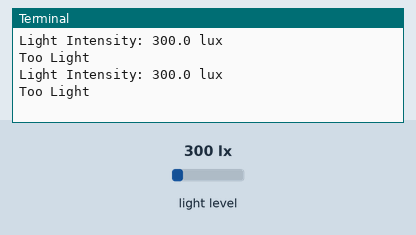
This program was run on a simulated Raspberry Pi (BCM pin numbers). Parts: the last lines printed to the terminal. The inputs (shaded band) are chosen by the test bench; at power-on: light level 300 lx.

Above: at 1.2 s.
1.3 s: light level set to 28 lx
At 2.6 s:
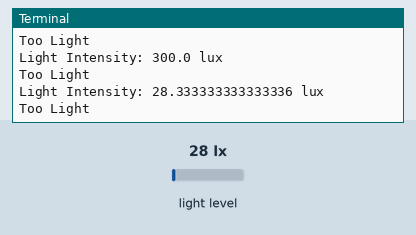
2.8 s: light level set to 22 lx
At 3.8 s:
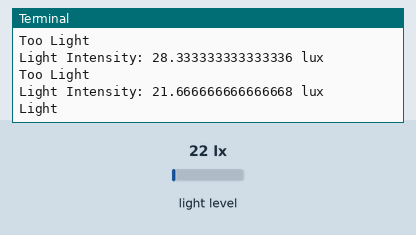
Timing chart, 0 to 5.8 s (numbered marks = the images above; inputs shaded):
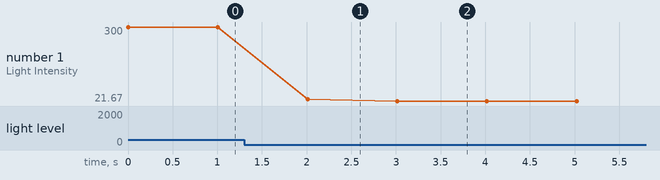

The program:

Light_Sensor_I2C.py
```python
# Importing Libraries
import smbus # For creating bus instances
import time

DEVICE = 0x23 # I2C device address
# Measurement with high resolution (1lx) and switching the device off after using
ONE_TIME_HIGH_RES_MODE = 0x20

# Accessing the device in I2C address detect
bus = smbus.SMBus(1)


# Function to read data from device
def readLight(addr=DEVICE):
  # Reading the measurement from device with address and resolution speed
  reading = bus.read_i2c_block_data(addr,ONE_TIME_HIGH_RES_MODE)
  # Converting the reading to decimal number from 2 byte data
  result = ((reading[1] + (256 * reading[0])) / 1.2)
  return result


# Entry point
if __name__=="__main__":
   while True:
       # Reading the value and displaying on the serial monitor
       value = readLight()
       print ("Light Intensity: " + str(value) + " lux")
       # Printing the result category
       if(value < 3):
           print("Too Dark")
       elif(value < 10 and value > 3):
           print("Dark")
       elif(value < 20 and value > 10):
           print("Medium")
       elif(value < 25 and value > 20):
           print("Light")
       else:
           print("Too Light")
        # delay of 1 second
       time.sleep(1.0)

        
```

Measured:
- the behaviour switches between 25 and 24 lx on light level (found by bisection; images 1 and 2)
- after the input at 1.3 s, the terminal: prints a new line after 0.71 s (image 1)
- after the input at 2.8 s, the terminal: prints a new line after 0.21 s (image 2)
- plotted number 1: 300 → 28.33 after the input at 1.3 s, 28.33 → 21.67 after the input at 2.8 s
